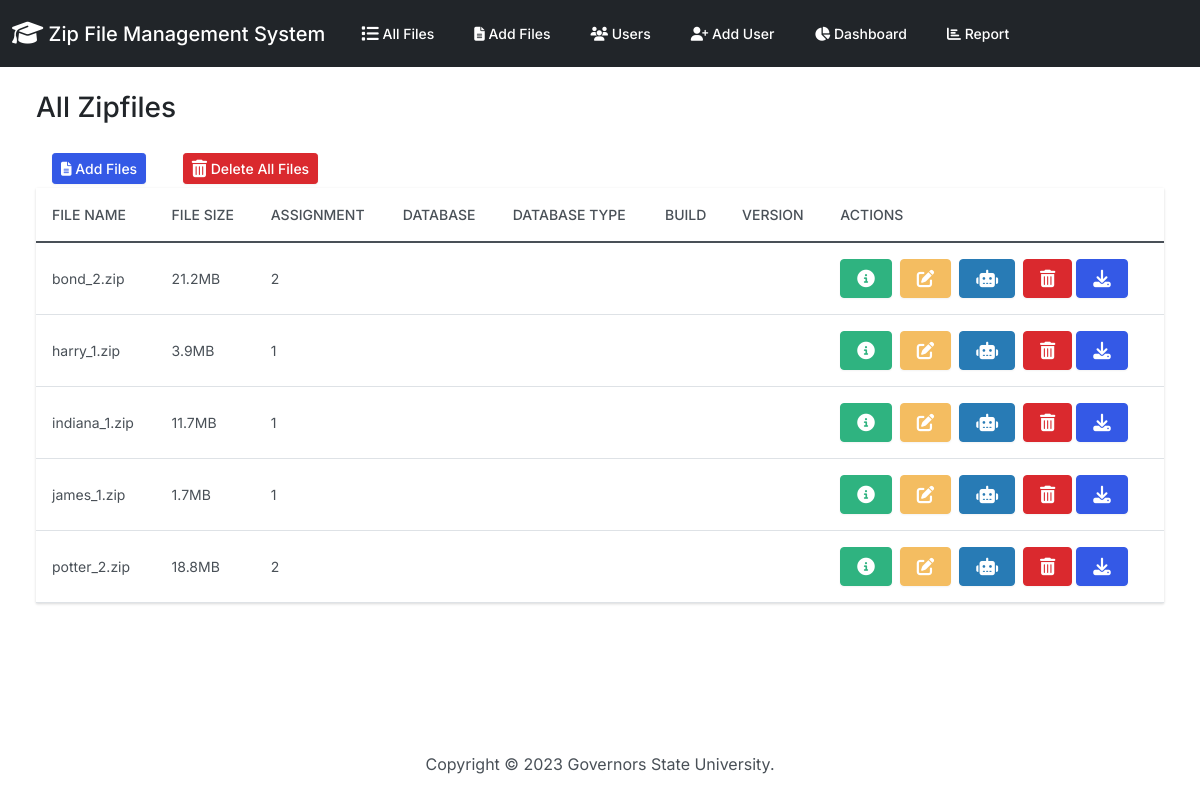
The app's page /, older data.
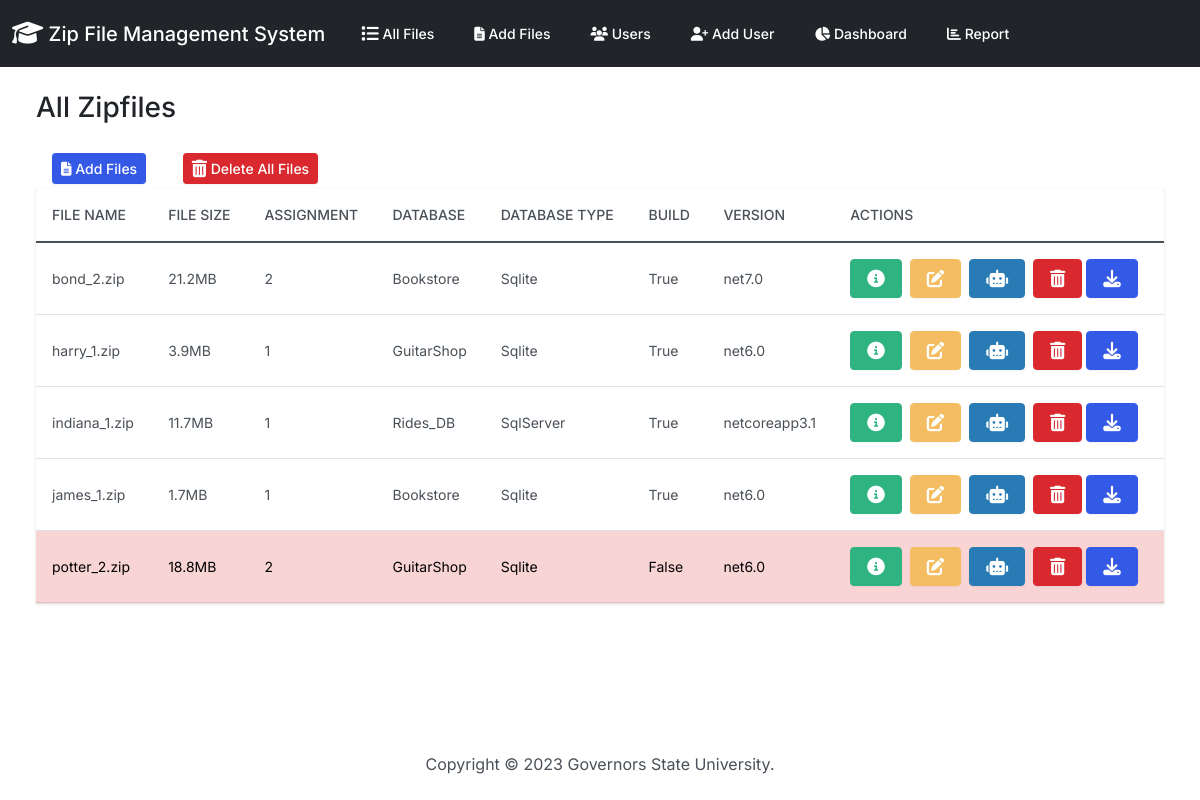
The same page, newer data.
### zipfiles/models.py (models this page shows, shortened)
class File_Results(models.Model):
    id_number = models.PositiveIntegerField(null=True)
    f_name = models.CharField(max_length=255, null=True)
    f_size = models.CharField(max_length=50, null=True)
    myfiles = models.FileField(upload_to="")
    user_name = models.ForeignKey(
        'UserNamesList',
        on_delete=models.CASCADE,
        db_column='user_name',
        default=None
    )
    db_name = models.CharField(max_length=50, null=True)
    db_type = models.CharField(max_length=50, null=True)
    is_build_succeeded = models.CharField(max_length=50, null=True)
    dotnet_version = models.CharField(max_length=20, null=True)
    error_details = models.TextField(null=True)
    assignment_number = models.IntegerField(null=True)
    folder_name = models.CharField(max_length=50, null=True)
    instruction_passed = models.CharField(max_length=50, null=True)

### zipfiles/views.py (the view)
# urls.py: path('', views.index, name='index'),
def index(request):
  failed_files = request.session.pop('failed_files', [])
  file_results = File_Results.objects.all()
  return render(request, 'zipfiles/index.html', {
    'zipfiles': file_results,
    'failed_files': failed_files
  })

### zipfiles/templates/zipfiles/index.html (shortened to what this page needs)
{% extends "zipfiles/base.html" %}
{% block body %}
<h3 class="m-4">All Zipfiles</h3>
<div class="row">
  <div class="col-12">
    {% if zipfiles %}
    <div class="ms-4 me-4 mb-4">
      <a class="btn btn-primary btn-sm mx-3 my-1" href="{% url 'add' %}">
        <i class="fas fa-file-alt"></i> Add Files
      </a>
      <a class="btn btn-danger btn-sm mx-3 my-1" href="{% url 'delete_all' %}" title="Delete All Files" id="delete-all-button">
         Delete All Files
      </a>
      <div>
        <table class="table table-hover">
          <thead class="thead-dark">
            <tr>
              <th scope="col">File name</th>
              <th scope="col">File Size</th>
              <th scope="col">Assignment</th>
              <th scope="col">Database</th>
              <th scope="col">Database Type</th>
              <th scope="col">Build</th>
              <th scope="col">Version</th>
              <th scope="col">Actions</th>
            </tr>
          </thead>
          <tbody>
            {% for zipfile in zipfiles %}
              <tr {% if zipfile.is_build_succeeded == 'False' %}class="table-danger"{% endif %}>
                <td class="align-middle">{{ zipfile.f_name|default:"" }}</td>
                <td class="align-middle">{{ zipfile.f_size|default:"" }}</td>
                <td class="align-middle">{{ zipfile.assignment_number|default:"" }}</td>
                <td class="align-middle">{{ zipfile.db_name|default:"" }}</td>
                <td class="align-middle">{{ zipfile.db_type|default:"" }}</td>
                <td class="align-middle">{{ zipfile.is_build_succeeded|default:"" }}</td>
                <td class="align-middle">{{ zipfile.dotnet_version|default:"" }}</td>
                <td>
                  <a class="btn btn-success me-1" href="{% url 'view_info' zipfile.id %}" data-bs-toggle="modal" data-bs-target="#myModal{{zipfile.id}}" title="Info">
                  </a>
                  <a class="btn btn-warning me-1" href="{% url 'edit' zipfile.id %}" title="Edit">
                  </a>
                  <a class="btn btn-info me-1" href="{% url 'automate' zipfile.id %}" title="Run Automation Script">
                  </a>
                  <button type="button" class="btn btn-danger" data-bs-toggle="modal" data-bs-target="#delete{{zipfile.id}}" title="Delete">
                  </button>
                  <a class="btn btn-primary me-1 download-link" href="{% url 'download_file' zipfile.id %}" title="Download File">
                  </a>
                </td>
              </tr>
            {% endfor %}
          </tbody>
        </table>
      </div>
    </div>
    {% else %}
      <h5 class="alert alert-primary ms-4 me-4">No File_Results Records</h5>
    {% endif %}
  </div>
</div>
{% endblock %}

Row changes from the older to the newer data that the page shows:
changed File_Results "bond_2.zip": db_name (not shown) → "Bookstore"; db_type (not shown) → "Sqlite"; is_build_succeeded (not shown) → "True"; dotnet_version (not shown) → "net7.0"
changed File_Results "harry_1.zip": db_name (not shown) → "GuitarShop"; db_type (not shown) → "Sqlite"; is_build_succeeded (not shown) → "True"; dotnet_version (not shown) → "net6.0"
changed File_Results "indiana_1.zip": db_name (not shown) → "Rides_DB"; db_type (not shown) → "SqlServer"; is_build_succeeded (not shown) → "True"; dotnet_version (not shown) → "netcoreapp3.1"
changed File_Results "james_1.zip": db_name (not shown) → "Bookstore"; db_type (not shown) → "Sqlite"; is_build_succeeded (not shown) → "True"; dotnet_version (not shown) → "net6.0"
changed File_Results "potter_2.zip": db_name (not shown) → "GuitarShop"; db_type (not shown) → "Sqlite"; is_build_succeeded (not shown) → "False"; dotnet_version (not shown) → "net6.0"
